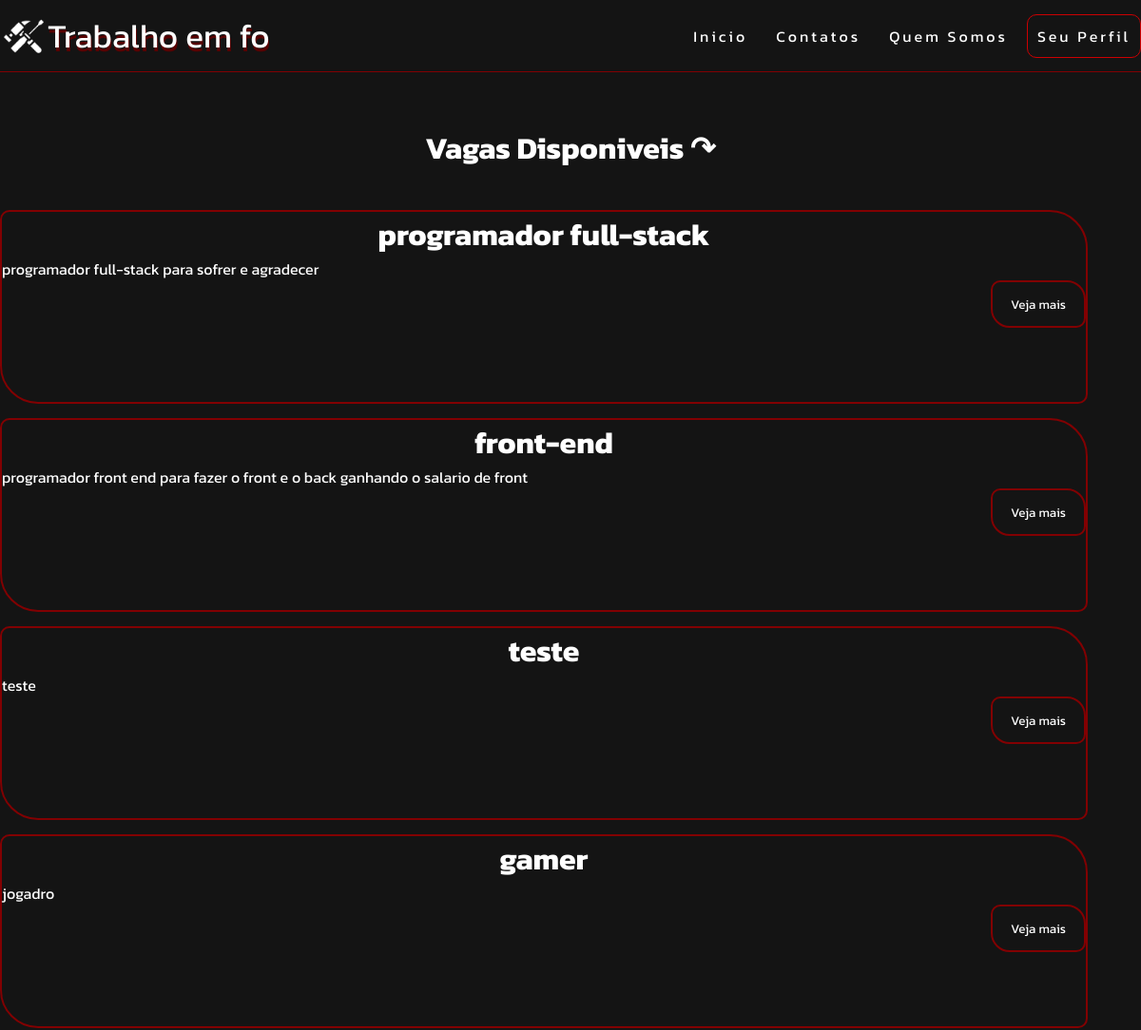
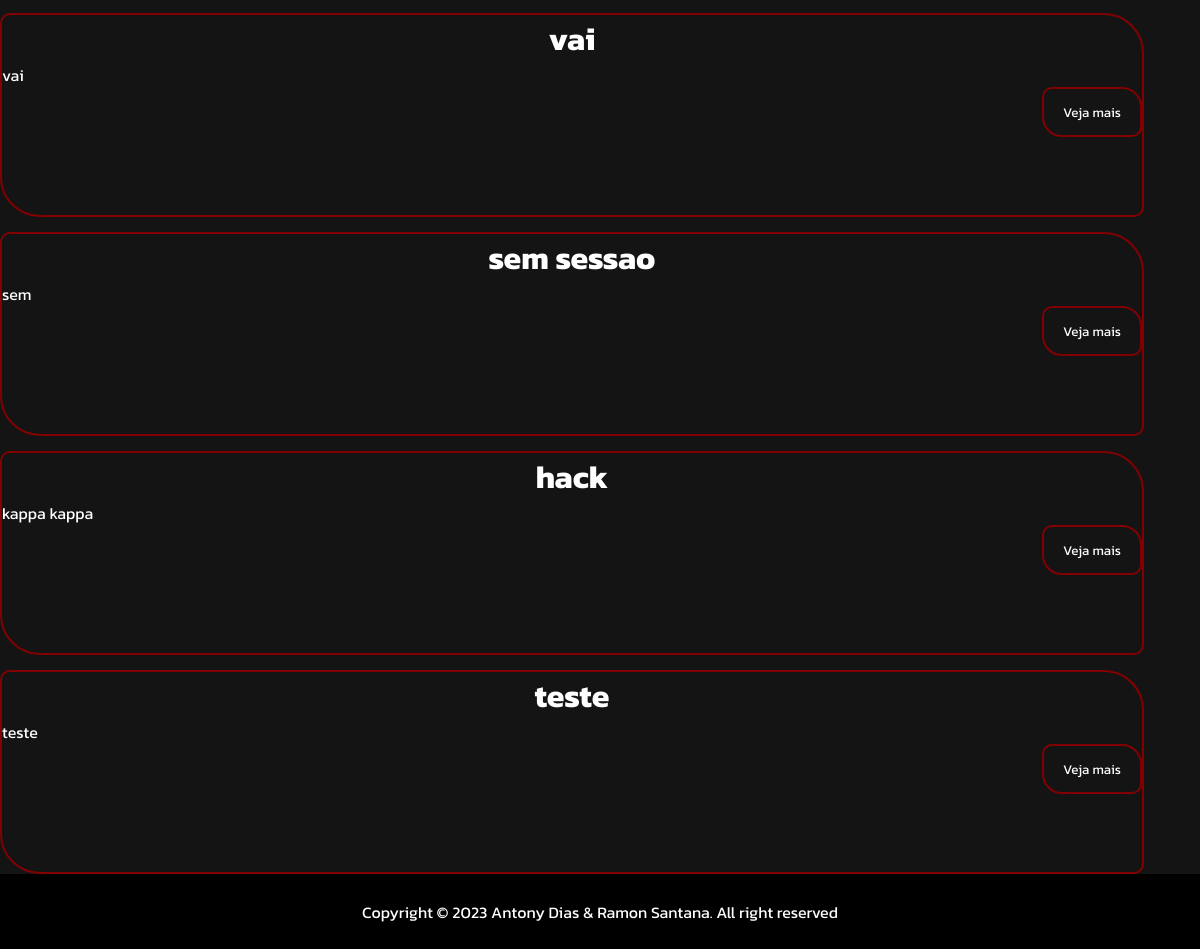
/candidato/vagas.php, run on the app's committed database (2 pictures, top to bottom).
### tables this page shows
CREATE TABLE `vaga` (
  `id` int NOT NULL,
  `titulo` varchar(100) DEFAULT NULL,
  `descricao` varchar(250) DEFAULT NULL,
  `nome_empresa` varchar(250) DEFAULT NULL,
  `descricao_empresa` varchar(250) DEFAULT NULL
);

### app/conexao/conexao.php (called while the page is built, shortened)
<?php
class conexao
{
    public static $instance;
    public static function getConexao()
    {
        if (!isset(self::$instance)) {
            self::$instance = new PDO('mysql:host=localhost;dbname=trabalhoemfoco', 'ramon', 'qwert123', array(PDO::MYSQL_ATTR_INIT_COMMAND => "SET NAMES utf8"));
            self::$instance->setAttribute(PDO::ATTR_ERRMODE, PDO::ERRMODE_EXCEPTION);
            self::$instance->setAttribute(PDO::ATTR_ORACLE_NULLS, PDO::NULL_EMPTY_STRING);
        }
        return self::$instance;
    }
}

### app/dao/empresadao.php (called while the page is built, shortened)
<?php
class VagasDAO
{
    public function listarVagas()
    {
        try {
            $sql = "SELECT * FROM vaga";
            $stmt = conexao::getConexao()->query($sql);
            $vagas = $stmt->fetchAll(PDO::FETCH_CLASS, 'Vagas');
            return $vagas;
        } catch (\Throwable $th) {
            echo "erro";
            return [];
        }
    }
}

### app/model/empresa.php (called while the page is built, shortened)
<?php
class vagas{
    private $id;
    private $titulo;
    private $descricao;
    function getId(){
        return $this->id;
    }
    function getTitulo(){
        return $this->titulo;
    }
    function getDescricao(){
        return $this->descricao;
    }
}

### candidato/vagas.php (the view, shortened to what this page needs)
<?php
include_once "../app/conexao/conexao.php";
include_once "../app/model/empresa.php";
include_once "../app/dao/empresadao.php";
$vagasdao = new VagasDAO;
?>
<!DOCTYPE html>
<html lang="pt-br">
<head>
    <link rel="stylesheet" href="../css/menu.css">
    <link rel="stylesheet" href="../css/style.css">
    <link rel="stylesheet" href="../css/estilo-vagas.css">
</head>
<body>
    <div class="barra">
        <div class="logo">
            <img src="../imagens/tools.png">
            <div id="texto"></div>
        </div>
        <nav class="barra">
            <ul class="nav-list">
                <li><a href="index.php">Inicio</a></li>
                <li><a href="#contato">Contatos</a></li>
                <li><a href="#quemsomos">Quem Somos</a></li>
                <li><a href="perfil.php" class="perfil">Seu Perfil</a></li>
            </ul>
        </nav>
    </div>
    <div class="titulo">
        <h1>Vagas Disponiveis &curvearrowright;</h1>
    </div>
    <?php foreach ($vagasdao->listarVagas() as $vaga) { ?>
        <div class="vaga">
            <h1><?php echo $vaga->getTitulo(); ?></h1>
            <p><?php echo $vaga->getDescricao(); ?></p>
            <button><a href="vaga.php?id=<?php echo $vaga->getId()?>" target="_blank" rel="noopener noreferrer">Veja mais</a></button>
        </div>
    <?php } ?>
    <footer>Copyright © 2023 Antony Dias & Ramon Santana. All right reserved</footer>
</body>
</html>

### css/menu.css (style rules this page uses)
#texto { color: white; font-size: 35px; }
div.barra { width: 100%; height: 75px; display: flex; justify-content: space-between; background-color: #141414; color: #fff; border-bottom: #820002 solid 1px; }
div.barra img { width: 50px; height: 50px; }
nav.barra { display: flex; align-items: center; justify-content:space-around; }
.logo { display: flex; justify-content: center; align-items: center; color: #cc0002; text-shadow: 1px 4px #580202; }
.logo img { width: 50px; height: 50px; }
.perfil { border: 1px solid #cc0002; }
.nav-list { list-style: none; display: flex; }
.nav-list li { letter-spacing: 3px; margin-left: 10px; }
nav.barra a { text-decoration:none; color:white; padding: 10px; border-radius:10px; }

### css/style.css (style rules this page uses)
* { margin: 0; padding: 0; font-family: Kanit; }
html { overflow-x: hidden; background-color: #141414; color: #fff; }
.titulo { display: flex; justify-content: center; align-items: center; background-color: #141414; color: #fff; margin-top: 30px; }
footer { width: 100%; height: 75px; background-color: #000; display: flex; justify-content: center; align-items: center; color: #fff; }

### css/estilo-vagas.css (style rules this page uses)
.titulo { width: 100%; height: 100px; color: #fff; background-color: #141414; }
.vaga { width: 95%; height: 200px; border: 2px solid #820002; margin-top: 15px; color: #fff; background-color: #141414; border-radius: 10px 40px 10px 40px; }
.vaga a { text-decoration: none; color: #fff; }
.vaga h1 { display: flex; justify-content: center; }
.vaga button { float: right; width: 100px; height: 50px; border-radius: 10px 20px 10px 20px; background-color: #141414; color: #fff; border: #820002 2px solid; }

### data on the page
vaga: titulo "programador full-stack", descricao "programador full-stack para sofrer e agradecer"
vaga: titulo "front-end", descricao "programador front end para fazer o front e o back ganhando o salario de front"
vaga: titulo "teste", descricao "teste"
vaga: titulo "gamer", descricao "jogadro"
vaga: titulo "vai", descricao "vai"
vaga: titulo "sem sessao", descricao "sem"
vaga: titulo "hack", descricao "kappa kappa"
vaga: titulo "teste", descricao "teste"
